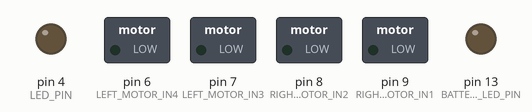
The sketch below on a simulated Arduino Uno, built with avr-gcc and run on an emulated ATmega328P. Shown: switched loads named in the sketch (green lamp = pin HIGH), output pins drawn as LEDs (lit = HIGH).

Above: at 0.1 s.
At 39.65 s:
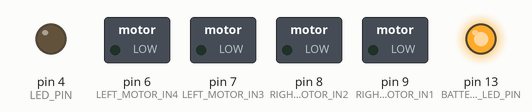
Timing chart, 0 to 40.0 s (numbered marks = the images above):
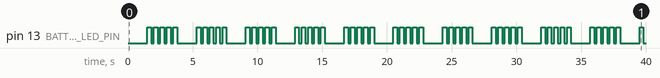

The sketch:

BluetoothMeCar.ino
```cpp
#include <SoftwareSerialAdapter.h>
#include <BluetoothMe.h>
#include <BluetoothMeState.h>
#include <TimerMs.h>
#include <SimpleLED.h>
#include <ReadVccUtils.h>


#define BLUETOOTH_RX 2 // Connect to TX on Bluetooth module
#define BLUETOOTH_TX 3 // Connect to RX on Bluetooth module

// RX, TX, speed, timeout
SoftwareSerialAdapter bluetoothAdapter(BLUETOOTH_RX, BLUETOOTH_TX, 9600, 100);
BluetoothMe bluetoothMe(&bluetoothAdapter);

#define STOP_TAG "s"

struct {
  BluetoothMeState<byte> moveForward = BluetoothMeState<byte>("f", 0);
  BluetoothMeState<byte> moveBackward = BluetoothMeState<byte>("b", 0);
  BluetoothMeState<byte> turnLeft = BluetoothMeState<byte>("l", 0);
  BluetoothMeState<byte> turnRight = BluetoothMeState<byte>("r", 0);
  BluetoothMeState<byte> speed = BluetoothMeState<byte>("spd", 200);
  BluetoothMeState<byte> led = BluetoothMeState<byte>("led", 0);
  BluetoothMeState<byte> batteryLevel = BluetoothMeState<byte>("bat", 0);
} state;

void onReceive(String tag, String value);


#define LEFT_MOTOR_IN4 6 // PWM
#define LEFT_MOTOR_IN3 7
#define RIGHT_MOTOR_IN2 8
#define RIGHT_MOTOR_IN1 9 // PWM

#define LEFT_MOTOR_MIN_DUTY 105
#define RIGHT_MOTOR_MIN_DUTY 85


#define BLINK_ON_PERIOD_MS 300
#define BLINK_OFF_PERIOD_MS 200

#define BATTERY_LEVEL_LED_PIN 13
#define LED_PIN 4

SimpleLED batteryLevelLed(BATTERY_LEVEL_LED_PIN);
SimpleLED led(LED_PIN);


#define BATTERY_LEVEL_CHECK_TIMER_PERIOD_MS 10000
#define BATTERY_LEVEL_SHOW_TIMER_PERIOD_MS 1500

// period (ms), state (true/false - on/off), mode (true/false - period/timer)
TimerMs batteryLevelCheckTimer(BATTERY_LEVEL_CHECK_TIMER_PERIOD_MS, true, false);
TimerMs batteryLevelShowTimer(BATTERY_LEVEL_SHOW_TIMER_PERIOD_MS, true, false);


#define VCC_CONST 1.1f


void setup() {
  setupMotors();

  batteryLevelCheckTimer.force();
}

void loop() {
  bluetoothMe.listen(onReceive);

  tryCheckBatteryLevelOnTimer();
  tryShowBatteryLevelOnTimer();

  observeState();
}

void onReceive(String tag, String value) {
  if (tag.equals(BluetoothMeState<byte>::GET_STATE_TAG)) {
    // Send state
    for (BluetoothMeState<byte>* statePtr = &state.moveForward; statePtr <= &state.led; ++statePtr) {
      bluetoothMe.send(statePtr->getTag(), (String)statePtr->getValue());
    }
    sendBatteryLevel();

    return;
  }

  // Set value for state from `moveForward` to `led` (inclusive)
  for (BluetoothMeState<byte>* statePtr = &state.moveForward; statePtr <= &state.led; ++statePtr) {
    if (tag.equals(statePtr->getTag())) {
      statePtr->setValue((byte)value.toInt());

      return;
    }
  }

  if (tag.equals(STOP_TAG) && (bool)value.toInt()) {
    // Set 0 for state from `moveForward` to `turnRight` (inclusive)
    for (BluetoothMeState<byte>* statePtr = &state.moveForward; statePtr <= &state.turnRight; ++statePtr) {
      statePtr->setValue(0);
    }

    return;
  }

  if (tag.equals(state.batteryLevel.getTag())) {
    sendBatteryLevel();

    return;
  }
}

void observeState() {
  // Check and apply `led` state
  if (state.led.check()) {
    led.set(state.led.getValue());
  }

  // Check and apply state from `moveForward` to `turnRight` (inclusive)
  if (state.moveForward.check() | state.moveBackward.check() | state.turnLeft.check() | state.turnRight.check() | state.speed.check()) {
    applyMovementDirectionByState(
      state.moveForward.getValue(),
      state.moveBackward.getValue(),
      state.turnLeft.getValue(),
      state.turnRight.getValue(),
      state.speed.getValue()
    );
  }

  // Check and send battery level
  if (state.batteryLevel.check()) {
    sendBatteryLevel();
  }
}
```

BatteryLevelUtils.ino
```cpp
void tryCheckBatteryLevelOnTimer() {
  if (batteryLevelCheckTimer.tick()) {
    checkAndUpdateBatteryLevel();
  }
}

void tryShowBatteryLevelOnTimer() {
  // Tick the timer to show the battery level
  if (batteryLevelShowTimer.tick()) {
    batteryLevelShowTimer.stop();
    showBatteryLevel();
  }

  // Tick the LED to blink and restart the timer if it is inactive
  if (batteryLevelLed.tick() != LED_STATE_BLINK && !batteryLevelShowTimer.active()) {
    batteryLevelShowTimer.restart();
  }
}

void showBatteryLevel() {
  batteryLevelLed.startBlinking(
    BLINK_ON_PERIOD_MS,
    BLINK_OFF_PERIOD_MS,
    convertPercentToPoint(state.batteryLevel.getValue())
  );
}

void sendBatteryLevel() {
  bluetoothMe.send(state.batteryLevel.getTag(), (String)state.batteryLevel.getValue() + "%");
}

void checkAndUpdateBatteryLevel() {
  int vcc = readVcc(VCC_CONST);
  byte percent = convertVccToPercent(vcc);
  state.batteryLevel.setValue(percent);
}

byte convertPercentToPoint(byte percent) {
  return map(percent, 100, 0, 5, 1);
}
```

MovementUtils.ino
```cpp
void applyMovementDirectionByState(bool forward, bool backward, bool turnLeft, bool turnRight, byte speed) {
  int leftMotorDirection = forward - backward - (turnLeft - turnRight) + 2 * backward * (turnLeft - turnRight);
  int rightMotorDirection = forward - backward - (turnRight - turnLeft) + 2 * backward * (turnRight - turnLeft);

  applyMotorSpeed(LEFT_MOTOR_IN3, LEFT_MOTOR_IN4, leftMotorDirection, speed, LEFT_MOTOR_MIN_DUTY);
  applyMotorSpeed(RIGHT_MOTOR_IN2, RIGHT_MOTOR_IN1, rightMotorDirection, speed, RIGHT_MOTOR_MIN_DUTY);
}

void applyMotorSpeed(byte pin, byte pinPwm, int direction, byte speed, byte offset) {
  digitalWrite(pin, direction < 0);

  if (direction > 0) analogWrite(pinPwm, map(speed, 0, 255, offset, 255));
  else if (direction < 0) analogWrite(pinPwm, map(speed, 0, 255, 255 - offset, 0));
  else digitalWrite(pinPwm, LOW);
}

void setupMotors() {
  pinMode(LEFT_MOTOR_IN3, OUTPUT);
  pinMode(LEFT_MOTOR_IN4, OUTPUT);
  pinMode(RIGHT_MOTOR_IN2, OUTPUT);
  pinMode(RIGHT_MOTOR_IN1, OUTPUT);

  digitalWrite(LEFT_MOTOR_IN3, LOW);
  digitalWrite(LEFT_MOTOR_IN4, LOW);
  digitalWrite(RIGHT_MOTOR_IN2, LOW);
  digitalWrite(RIGHT_MOTOR_IN1, LOW);
}
```

Measured:
- by itself, pin 13 (BATTERY_LEVEL_LED_PIN): repeats every 3.8 s: 4 × (LOW 0.20 s, HIGH 0.30 s), LOW 1.5 s, HIGH 0.30 s
- by itself, everything shown: repeats every 3.8 s, in 10 steps
